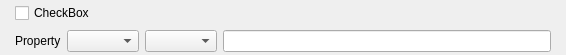
<?xml version="1.0" encoding="UTF-8"?>
<ui version="4.0">
 <class>DataArrayCreationWidget</class>
 <widget class="QWidget" name="DataArrayCreationWidget">
  <property name="geometry">
   <rect>
    <x>0</x>
    <y>0</y>
    <width>566</width>
    <height>55</height>
   </rect>
  </property>

  <layout class="QGridLayout" name="widgetLayout">
   <property name="margin">
    <number>2</number>
   </property>
   <item row="0" column="5" rowspan="2">
    <widget class="QLabel" name="linkRight">
     <property name="text">
      <string/>
     </property>
     <property name="pixmap">
      <pixmap resource="../../../../Resources/icons/images/Icons.qrc">:/Link_Right.png</pixmap>
     </property>
    </widget>
   </item>
   <item row="0" column="1" colspan="4">
    <widget class="QCheckBox" name="conditionalCB">
     <property name="text">
      <string>CheckBox</string>
     </property>
    </widget>
   </item>
   <item row="1" column="1">
    <widget class="QLabel" name="label">
     <property name="text">
      <string>Property</string>
     </property>
    </widget>
   </item>
   <item row="1" column="4">
    <widget class="QLineEdit" name="dataArrayName"/>
   </item>
   <item row="1" column="2">
    <widget class="QComboBox" name="dataContainerList"/>
   </item>
   <item row="1" column="3">
    <widget class="QComboBox" name="attributeMatrixList"/>
   </item>
   <item row="0" column="0" rowspan="2">
    <widget class="QLabel" name="linkLeft">
     <property name="text">
      <string/>
     </property>
     <property name="pixmap">
      <pixmap resource="../../../../Resources/icons/images/Icons.qrc">:/Link_Left.png</pixmap>
     </property>
     <property name="alignment">
      <set>Qt::AlignRight|Qt::AlignTrailing|Qt::AlignVCenter</set>
     </property>
    </widget>
   </item>
  </layout>
 </widget>
 <resources>
  <include location="../../../../Resources/icons/images/Icons.qrc"/>
 </resources>
 <connections/>
</ui>
